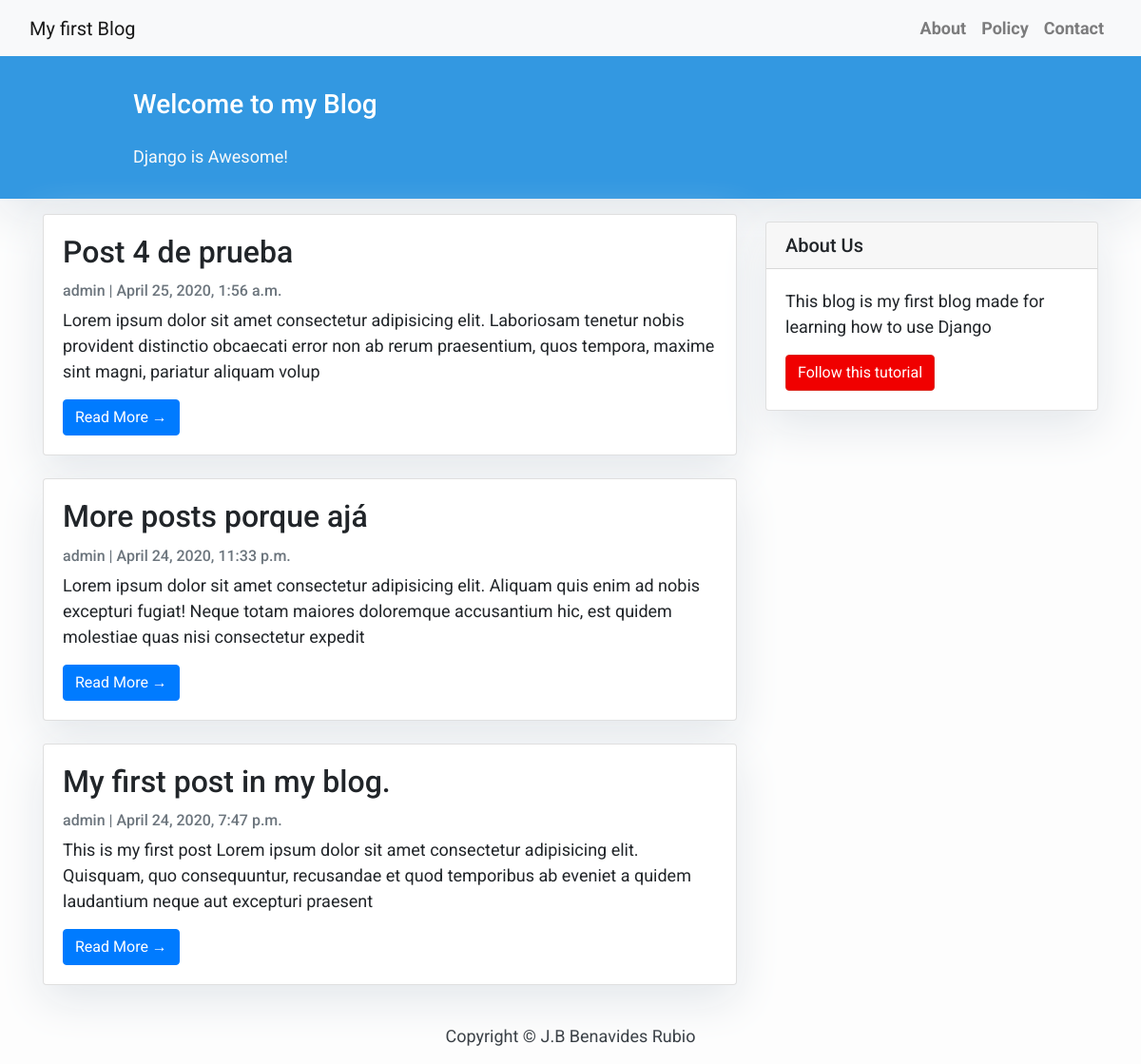
The page / on the database its author committed.
### blog/models.py (models this page shows, shortened)
class Post(models.Model):
    title = models.CharField(max_length=200, unique=True)
    slug = models.SlugField(max_length=200, unique=True)
    author = models.ForeignKey(User, on_delete=models.CASCADE, related_name= 'blog_posts')
    updated_on = models.DateTimeField(auto_now = True)
    content = models.TextField()
    created_on = models.DateTimeField(auto_now_add = True)
    status = models.IntegerField(choices=STATUS, default = 0)
    class Meta:
        ordering = ['-created_on']

### blog/views.py (the view)
# urls.py: path('', views.PostList.as_view(), name = 'home'),
class PostList(generic.ListView):
    queryset = Post.objects.filter(status=1).order_by('-created_on')
    template_name = 'index.html'

### templates/index.html (shortened to what this page needs)
{% extends "base.html" %}
{% block content %}
<header class="masthead">
    <div class="container">
        <div class="row">
            <div class="col-md-8 col-md-10 mx-auto">
                <div class="site-heading">
                    <h3 class="site-heading my-4 mt-3 text-white">Welcome to my Blog</h3>
                    <p class="text-light">Django is Awesome! &nbsp; </p>
                </div>
            </div>
        </div>
    </div>
</header>
<div class="container">
    <div class="row">
        <div class="col-md-8 mt-3 left">
            {% for post in post_list %}
            <div class="card mb-4">
                <div class="card-body">
                    <h2 class="card-title">{{ post.title }}</h2>
                    <p class="card-text text-muted h6">{{ post.author }} | {{ post.created_on }}</p>
                    <p class="card-text">{{ post.content|slice:":200" }}</p>
                    <a href="{% url 'post_detail' post.slug %}" class="btn btn-primary">Read More &rarr;</a>
                </div>
            </div>
            {% endfor %}
        </div>
        {% block sidebar %} {% include 'sidebar.html' %} {% endblock sidebar %}
    </div>
</div>
{% endblock %}

### templates/base.html (shortened to what this page needs)
<!DOCTYPE html>
<html lang="en">
<head>
    <link rel="stylesheet" href="https://maxcdn.bootstrapcdn.com/bootstrap/4.0.0/css/bootstrap.min.css"
>
</head>
<body>
    <nav class="navbar navbar-expand-lg navbar-light bg-light shasow" id="mainNav">
        <div class="container-fluid">
            <a href="{% url 'home' %}" class="navbar-brand">My first Blog</a>
            <div class="collapse navbar-collapse" id="navbarResponsive">
                <ul class="navbar-nav ml-auto">
                    <li class="nav-item text-black">
                        <a href="#" class="nav-link text-black font-weight-bold">About</a>
                    </li>
                    <li class="nav-item text-black">
                        <a href="#" class="nav-link text-black font-weight-bold">Policy</a>
                    </li>
                    <li class="nav-item text-black">
                        <a href="#" class="nav-link text-black font-weight-bold">Contact</a>
                    </li>
                </ul>
            </div>
        </div>
    </nav>
    {% block content %}{% endblock content %}
    <footer class="py-3 bg-grey">
        <p class="m-0 text-dark text-center">Copyright &copy; J.B Benavides Rubio</p>
    </footer>
</body>
</html>

### templates/sidebar.html (shortened to what this page needs)
{% block sidebar %}
<div class="col-md-4 float-right">
    <div class="card my-4">
        <h5 class="card-header">About Us</h5>
        <div class="card-body">
            <p class="card-text">This blog is my first blog made for learning how to use Django</p>
            <a href="http://djangocentral.com/building-a-blog-application-with-django"
                class="btn btn-danger" target="_blank">Follow this tutorial</a>
        </div>
    </div>
</div>
{% endblock sidebar %}

### templates/base.html (style rules this page uses)
body { font-family: 'Roboto', sans-serif; font-size: 17px; background-color: #fdfdfd; }
.btn-danger { color: #fff; background-color: #f00000; border-color: #dc281e; }
.masthead { background: #3398e1; height: auto; padding-bottom: 15px; box-shadow: 0 16px 48px #e3e7eb; padding-top: 10px; }

### templates/index.html (style rules this page uses)
body { font-size: 18px; }
.card { box-shadow: 0 16px 48px #e3e7eb; }

### templates/sidebar.html (style rules this page uses)
.card { box-shadow: 0 16px 48px #e3e7eb; }

### rows shown on the page
Post: title "Post 4 de prueba", author "admin", created_on "April 25, 2020, 1:56 a.m.", content "Lorem ipsum dolor sit amet consectetur adipisicing elit. Laboriosam tenetur nobis provident distinctio obcaecati error non ab rerum praesentium, quos tempora, maxime sint magni, pariatur aliquam volup"
Post: title "More posts porque ajá", author "admin", created_on "April 24, 2020, 11:33 p.m.", content "Lorem ipsum dolor sit amet consectetur adipisicing elit. Aliquam quis enim ad nobis excepturi fugiat! Neque totam maiores doloremque accusantium hic, est quidem molestiae quas nisi consectetur expedit"
Post: title "My first post in my blog.", author "admin", created_on "April 24, 2020, 7:47 p.m.", content "This is my first post Lorem ipsum dolor sit amet consectetur adipisicing elit. Quisquam, quo consequuntur, recusandae et quod temporibus ab eveniet a quidem laudantium neque aut excepturi praesent"
